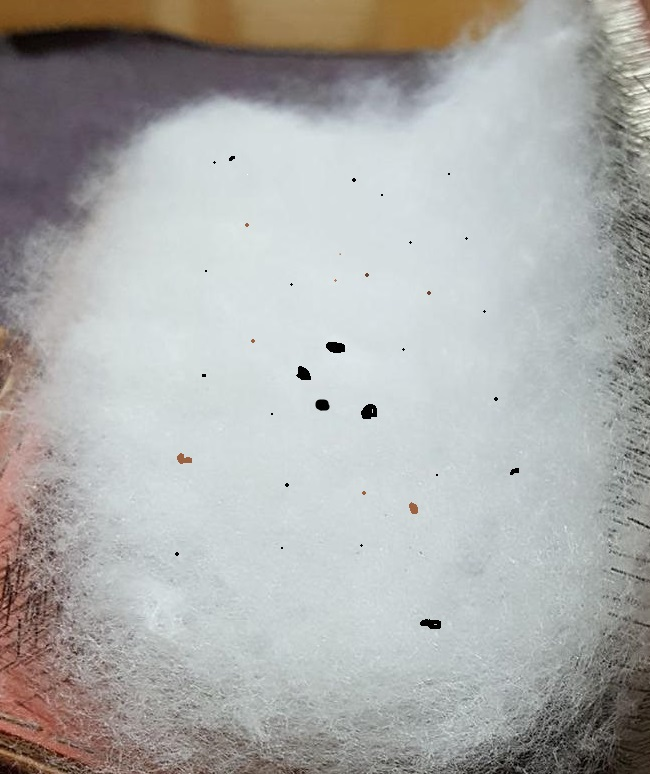
#> input picture wata.jpg, 650 x 774 px
$ jupyter execute Untitled49.ipynb
#> lines starting #> are read from the running program, lines starting #| are printed output that depends on the picture
[cell 1]
from pathlib import Path
import cv2
import numpy as np

img = cv2.imread("wata.jpg")
#> img is the input picture: shape (774, 650, 3); mean B, G, R 171.4, 172.9, 172.4

rows = 1  # 行数
cols = 2  # 列数

chunks = []
for row_img in np.array_split(img, rows, axis=0):
    for chunk in np.array_split(row_img, cols, axis=1):
        chunks.append(chunk)
#> this loop made 1 pass
#> after the loop, chunks = 2 items
print(len(chunks))
#| 2

# 保存する。
output_dir = Path("output")
output_dir.mkdir(exist_ok=True)
for i, chunk in enumerate(chunks):
    save_path = output_dir / f"chunk_{i:02d}.png"
    cv2.imwrite(str(save_path), chunk)
#> this loop made 2 passes
#> pass 1, `cv2.imwrite(str(save_path), chunk)`:
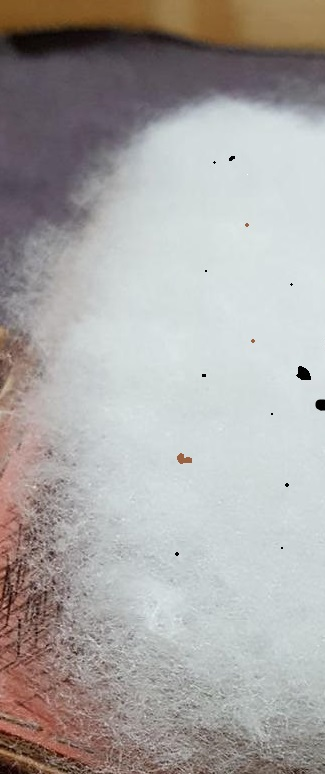
#> saved as chunk_00.png: shape (774, 325, 3); mean B, G, R 164.9, 166.6, 169.8
#> pass 2, `cv2.imwrite(str(save_path), chunk)`:
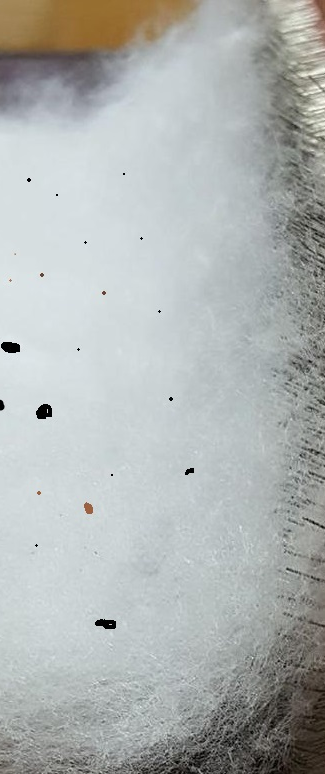
#> saved as chunk_01.png: shape (774, 325, 3); mean B, G, R 177.8, 179.2, 174.9

# 保存した画像を表示する。
for i, chunk in enumerate(chunks):
    cv2.imshow(f"Chunk {i}", chunk)
    cv2.waitKey(0)

cv2.destroyAllWindows()

$ run again, with 1_1.jpg copied over wata.jpg
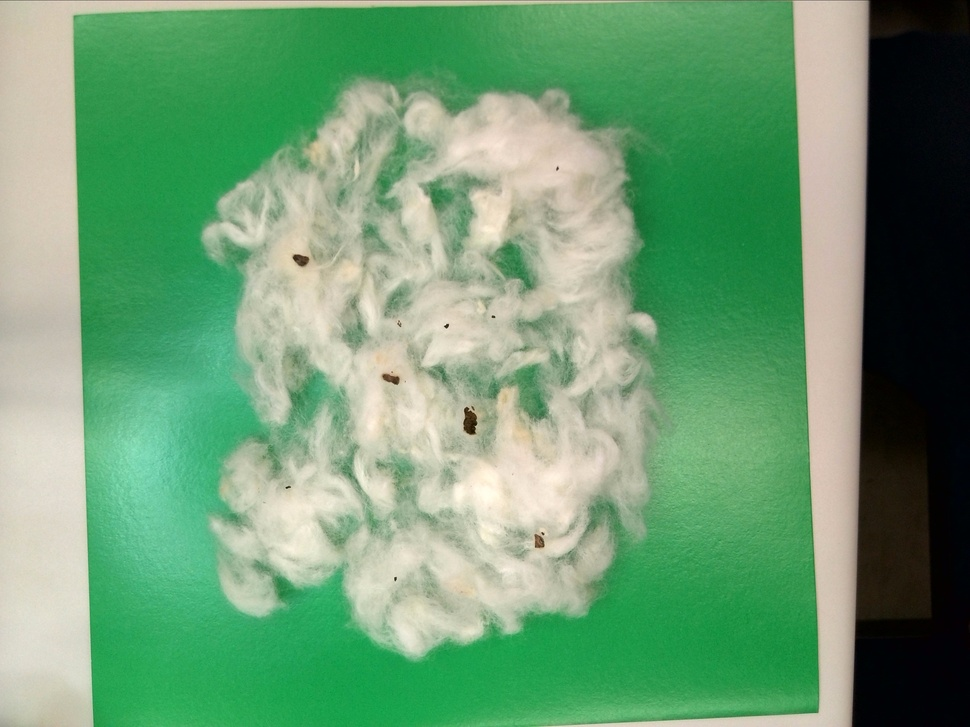
#> input picture 1_1.jpg, 970 x 727 px, shrunk from 3264 x 2448 before the run
#> img is the input picture: shape (727, 970, 3); mean B, G, R 115.6, 155.5, 109.9
#> the loop `for row_img in np.array_split(img, rows, axis=0):` made 1 pass
#> after the loop `for row_img in np.array_split(img, rows, axis=0):`: chunks = 2 items
#| 2
#> the loop `for i, chunk in enumerate(chunks):` made 2 passes
#> pass 1, `cv2.imwrite(str(save_path), chunk)`:
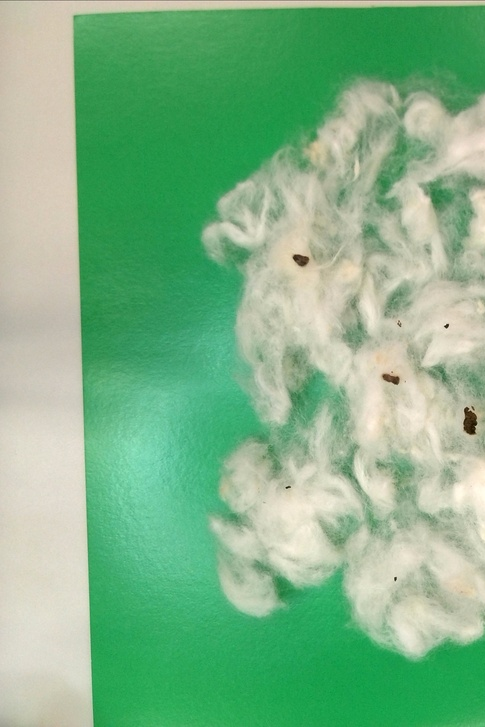
#> saved as chunk_00.png: shape (727, 485, 3); mean B, G, R 137, 180.6, 128.5
#> pass 2, `cv2.imwrite(str(save_path), chunk)`:
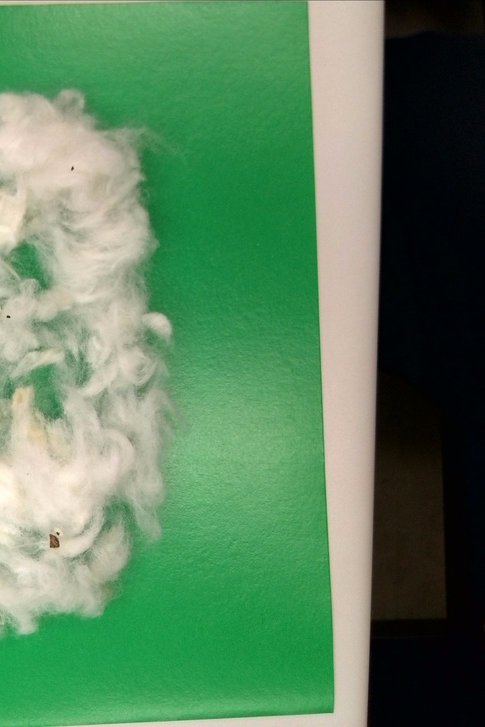
#> saved as chunk_01.png: shape (727, 485, 3); mean B, G, R 94.2, 130.5, 91.2

$ run again, with 1_10.jpg copied over wata.jpg
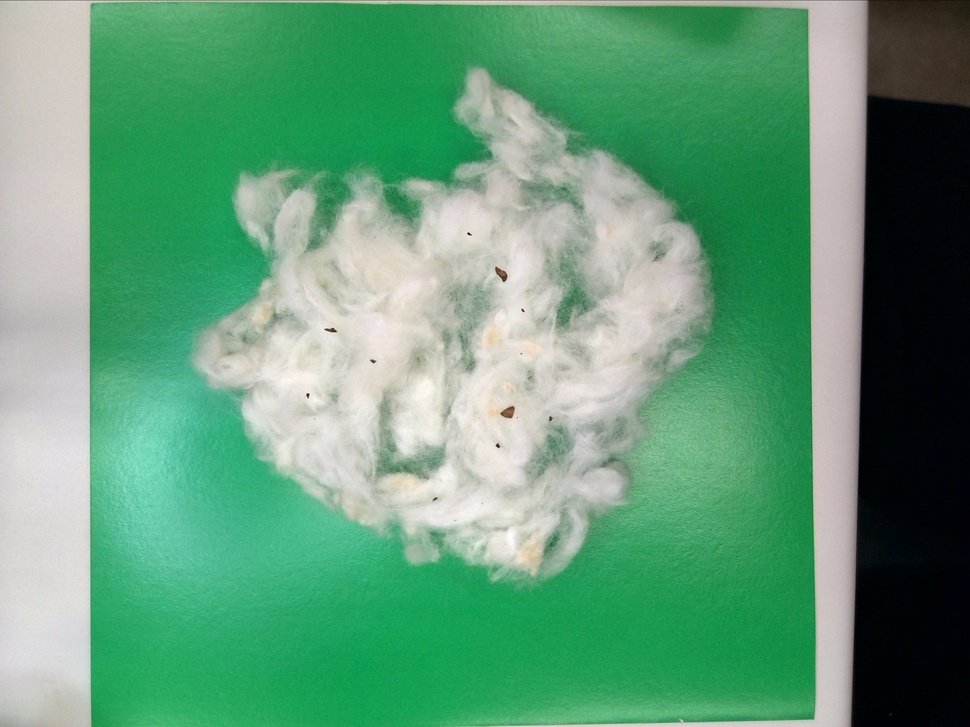
#> input picture 1_10.jpg, 970 x 727 px, shrunk from 3264 x 2448 before the run
#> img is the input picture: shape (727, 970, 3); mean B, G, R 121, 155.1, 98.9
#> the loop `for row_img in np.array_split(img, rows, axis=0):` made 1 pass
#> after the loop `for row_img in np.array_split(img, rows, axis=0):`: chunks = 2 items
#| 2
#> the loop `for i, chunk in enumerate(chunks):` made 2 passes
#> pass 1, `cv2.imwrite(str(save_path), chunk)`:
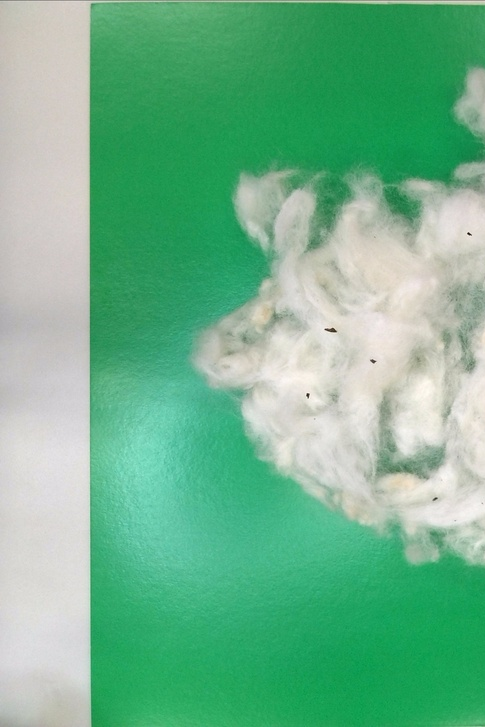
#> saved as chunk_00.png: shape (727, 485, 3); mean B, G, R 142, 180.6, 113.4
#> pass 2, `cv2.imwrite(str(save_path), chunk)`:
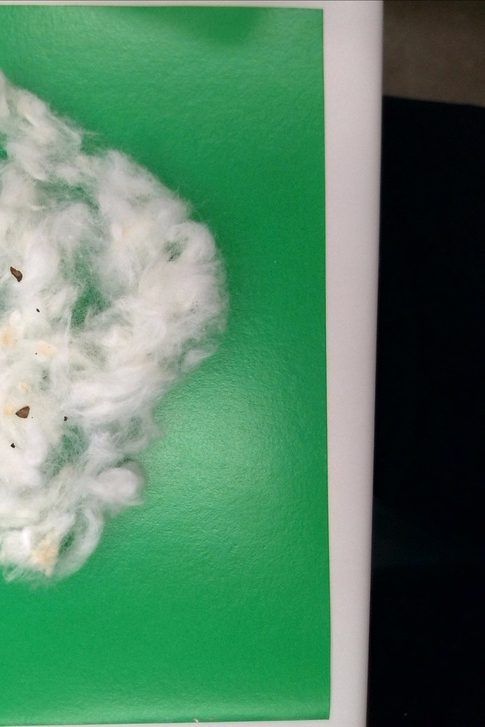
#> saved as chunk_01.png: shape (727, 485, 3); mean B, G, R 100.1, 129.7, 84.4
